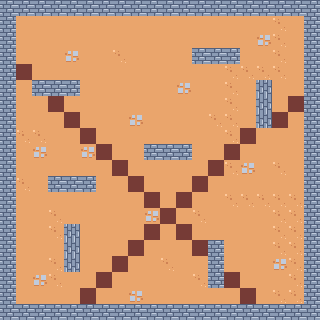

A level layout from a 2D game, rendered from its tile map. Below: a short description, then the map file with its tile-grid data intact:
An orthogonal 20x20 tile map with 16x16 px tiles, 1 tile layer (Tile Layer 1) and 11 objects (11x wall).

<map version="1.10" tiledversion="1.11.0" orientation="orthogonal" renderorder="right-down" width="20" height="20" tilewidth="16" tileheight="16" infinite="0" nextlayerid="3" nextobjectid="65">
 <tileset firstgid="1" source="tilemap_packed.tsx" />
 <layer id="1" name="Tile Layer 1" width="20" height="20">
  <data encoding="csv">
41,41,41,41,41,41,41,41,41,41,41,41,41,41,41,41,41,41,41,41,
41,49,49,49,49,49,49,49,49,49,49,49,49,49,49,49,49,50,49,41,
41,49,49,49,49,49,49,49,49,49,49,49,49,49,49,49,43,50,49,41,
41,49,49,49,43,49,49,50,49,49,49,49,41,41,41,49,49,50,49,41,
41,1,49,49,49,49,49,49,49,49,49,49,49,49,50,50,50,50,49,41,
41,49,41,41,41,49,49,49,49,49,49,43,49,49,50,49,2684354601,49,49,41,
41,49,49,1,49,49,49,49,49,49,49,49,49,49,50,49,2684354601,49,1,41,
41,49,49,49,1,49,49,49,43,49,49,49,49,50,50,49,2684354601,1,49,41,
41,50,50,49,49,1,49,49,49,49,49,49,49,49,50,1,49,49,49,41,
41,49,43,49,49,43,1,49,49,41,41,41,49,49,1,49,49,49,49,41,
41,49,49,49,49,49,49,1,49,49,49,49,49,1,50,43,49,50,49,41,
41,50,49,41,41,41,49,49,1,49,49,49,1,49,49,49,49,49,49,41,
41,49,49,49,49,49,49,49,49,1,49,1,49,49,50,50,50,50,50,41,
41,49,49,50,49,49,49,49,49,43,1,49,50,49,49,49,49,50,50,41,
41,49,49,50,2684354601,49,49,49,49,1,49,1,49,49,49,49,49,50,50,41,
41,49,49,49,2684354601,49,49,49,1,49,49,49,1,41,49,49,49,50,50,41,
41,49,49,50,2684354601,49,49,1,49,49,50,49,49,41,49,49,49,43,50,41,
41,49,43,50,49,49,1,49,49,49,49,49,50,41,1,49,49,49,50,41,
41,49,49,49,49,1,49,49,43,49,49,49,49,49,49,1,49,50,50,41,
41,41,41,41,41,41,41,41,41,41,41,41,41,41,41,41,41,41,41,41
</data>
 </layer>
 <objectgroup color="#25058f" id="2" name="walls" class="brick walls">
  <object id="21" name="brick wall" type="wall" x="192" y="47.9375">
   <polygon points="0,0 0.0625,15.9375 47.9375,15.9375 47.875,-0.25" />
  </object>
  <object id="23" name="brick wall" type="wall" x="256" y="80.0909">
   <polygon points="0,0 16,0 16,48 -0.0909091,47.8182" />
  </object>
  <object id="24" name="brick wall" type="wall" x="144.182" y="144.091">
   <polygon points="0,0 47.7273,0.0909091 47.7273,15.6364 -0.363636,15.6364" />
  </object>
  <object id="26" name="brick wall" type="wall" x="33.75" y="80.125">
   <polygon points="0,0 47.875,0 48.125,15.75 -0.25,15.875" />
  </object>
  <object id="27" name="brick wall" type="wall" x="48.1818" y="176.091">
   <polygon points="0,0 47.7273,0 47.7273,15.8182 -0.363636,16.0909" />
  </object>
  <object id="28" name="brick wall" type="wall" x="64.25" y="224.25">
   <polygon points="0,0 14.75,-0.25 15.75,47 -0.25,47.25" />
  </object>
  <object id="29" name="brick wall" type="wall" x="208" y="239.75">
   <polygon points="0,0 16,0 16,48.25 0,48.25" />
  </object>
  <object id="48" name="brick wall" type="wall" x="18.6667" y="3.33333">
   <polygon points="0,0 -2,12 300,13.3333 299.333,-2.33333" />
  </object>
  <object id="49" name="brick wall" type="wall" x="304.667" y="19.3333">
   <polygon points="0,0 -0.333333,298 16,298.667 14.6667,-2" />
  </object>
  <object id="58" name="brick wall" type="wall" x="2.33333" y="14.6667">
   <polygon points="0,0 12.3333,0 12.3333,302 -1,302.333" />
  </object>
  <object id="63" name="brick wall" type="wall" x="18.6667" y="304.667">
   <polygon points="0,0 -0.333333,15 284,13.6667 281.333,0" />
  </object>
 </objectgroup>
</map>
